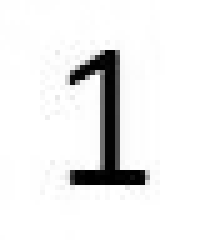
#> input picture assets/test2.JPG, 40 x 50 px, found by its file name (shown 5 times larger); its folder holds 5 pictures in this run
$ python main.py
#> lines starting #> are read from the running program, lines starting #| are printed output that depends on the picture
### image.py
from skimage import io
from skimage.transform import resize
import matplotlib.pyplot as plt
import numpy as np

class Image:
    def __init__(self):
        """Initialisation d'une image composee d'un tableau numpy 2D vide
        (pixels) et de 2 dimensions (H = height et W = width) mises a 0
        """
        self.pixels = None
        self.H = 0
        self.W = 0


    def set_pixels(self, tab_pixels):
        """ Remplissage du tableau pixels de l'image self avec un tableau 2D (tab_pixels)
        et affectation des dimensions de l'image self avec les dimensions
        du tableau 2D (tab_pixels)
        """
        self.pixels = tab_pixels
        self.H, self.W = self.pixels.shape


    def load(self, file_name):
        """ Lecture d'un image a partir d'un fichier de nom "file_name"""
#> called with file_name = '../assets/test2.JPG'
        self.pixels = io.imread(file_name)
#> self.pixels is the input picture: shape (50, 40); min 0, max 255, mean 236.1
        self.H,self.W = self.pixels.shape
#> self.H = 50; self.W = 40
        print("lecture image : " + file_name + " (" + str(self.H) + "x" + str(self.W) + ")")
#| lecture image : ../assets/test2.JPG (50x40)


    def display(self, window_name):
        """Affichage a l'ecran d'une image"""
        fig = plt.figure(window_name)
        if (not (self.pixels is None)):
            io.imshow(self.pixels)
            io.show()
        else:
            print("L'image est vide. Rien à afficher")

    #==============================================================================
    # Methode de binarisation
    # 2 parametres :
    #   self : l'image a binariser
    #   S : le seuil de binarisation
    #   on retourne une nouvelle image binarisee
    #==============================================================================
    def binarisation(self, S):
        # creation d'une image vide
#> called with S = 200
        im_bin = Image()

        # affectation a l'image im_bin d'un tableau de pixels de meme taille
        # que self dont les intensites, de type uint8 (8bits non signes),
        # sont mises a 0
        im_bin.set_pixels(np.zeros((self.H, self.W), dtype=np.uint8))
        for i in range(self.H):
            for k in range(self.W):
                if self.pixels[i,k] < S:
                    im_bin.pixels[i,k] = 0
                else:
                    im_bin.pixels[i,k] = 255
#> call 2 of display, with window_name = 'Image binarisee'
#> in display (call 2), `io.show()`:
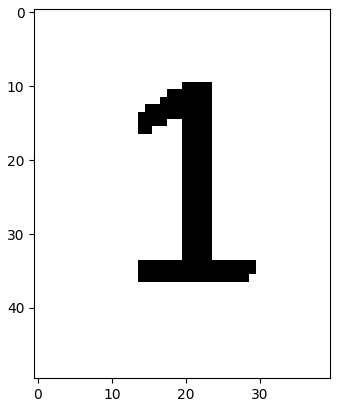
#> figure drawn by matplotlib, 1 panel
        # TODO: boucle imbriquees pour parcourir tous les pixels de l'image im_bin
        # et calculer l'image binaire
        return im_bin


    #==============================================================================
    # Dans une image binaire contenant une forme noire sur un fond blanc
    # la methode 'localisation' permet de limiter l'image au rectangle englobant
    # la forme noire
    # 1 parametre :
    #   self : l'image binaire que l'on veut recadrer
    #   on retourne une nouvelle image recadree
    #==============================================================================
    def localisation(self):
        im_loc = Image()
        c_min = self.W
        c_max = 0
        l_min = self.H
        l_max = 0
        for i in range(self.H):
            for j in range(self.W):
                if self.pixels[i][j] == 0:
                    if i < l_min:
                        l_min = i
                    if i > l_max:
                        l_max = i
                    if j < c_min:
                        c_min = j
                    if j > c_max:
                        c_max = j
#> call 3 of display, with window_name = 'Image localisee'
#> in display (call 3), `io.show()`:
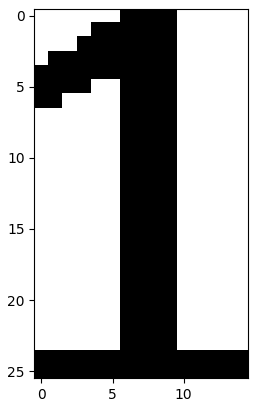
#> figure drawn by matplotlib, 1 panel
        im_loc.set_pixels(self.pixels[l_min:l_max,c_min:c_max])
        return im_loc


    #==============================================================================
    # Methode de redimensionnement d'image
    #==============================================================================
    def resize(self, new_H, new_W):
#> call 4 of display, with window_name = 'Image redimensionee'
#> in display (call 4), `io.show()`:
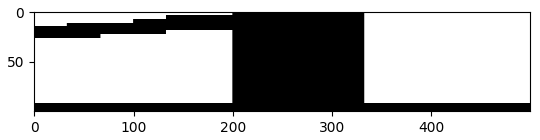
#> figure drawn by matplotlib, 1 panel
        im_resized = Image()
        im_resized.set_pixels(np.uint8(resize(self.pixels , (new_H,new_W) , 0)*255))
        return im_resized


    #==============================================================================
    # Methode de mesure de similitude entre l'image self et un modele im
    #==============================================================================
    # [8 lines left out: function similitude, not called in this run]

### reconnaissance.py
from image import Image

def lecture_modeles(chemin_dossier):
    fichiers= ['_0.png','_1.png','_2.png','_3.png','_4.png','_5.png','_6.png',
            '_7.png','_8.png','_9.png']
    liste_modeles = []
    for fichier in fichiers:
        model = Image()
        model.load(chemin_dossier + fichier)
        liste_modeles.append(model)
    return liste_modeles


# [13 lines left out: function reconnaissance_chiffre, not called in this run]

### main.py
'''
File: main.py
Created Date: Friday August 27th 2021 - 02:35pm
Author: Ammar Mian
Contact: ammar.mian@univ-smb.fr
-----
Last Modified: Mon Aug 30 2021
Modified By: Ammar Mian
-----
Copyright (c) 2021 Université Savoie Mont-Blanc
'''
import matplotlib.pyplot as plt
from image import Image
from reconnaissance import reconnaissance_chiffre, lecture_modeles


if __name__ == '__main__':

    # Variables utiles
    path_to_assets = '../assets/'
    plt.ion() # Mode interactif de matplotlib our ne pas bloquer l'éxécutions lorsque l'on fait display

    #==============================================================================
    # Lecture image et affichage
    #==============================================================================
    image = Image()
    image.load(path_to_assets + 'test2.JPG')
    image.display("Exemple d'image")

    #==============================================================================
    # Binarisation de l'image et affichage
    #==============================================================================
    S = 200
    image_binarisee = image.binarisation(S)
    image_binarisee.display("Image binarisee")

    #==============================================================================
    # Localisation de l'image et affichage
    #==============================================================================
    image_localisee = image_binarisee.localisation()
    image_localisee.display("Image localisee")

    #==============================================================================
    # Redimensionnement de l'image et affichage
    #==============================================================================
    image_resizee = image_localisee.resize(100, 500)
    image_resizee.display("Image redimensionee")

    #==============================================================================
    # Lecture modeles et reconnaissance
    #==============================================================================
#> (the run stopped early here; a loop or call above may not have finished)
